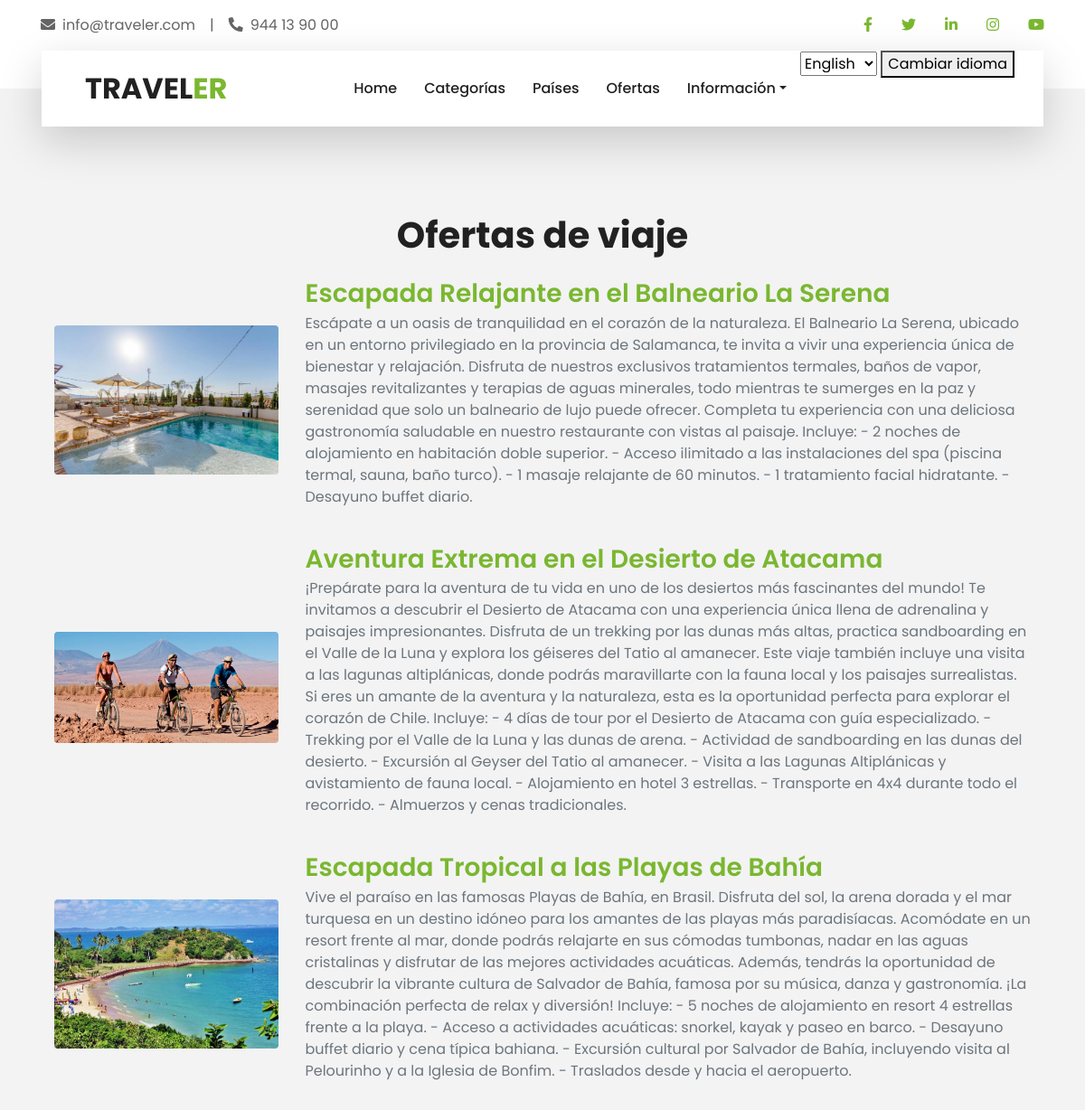
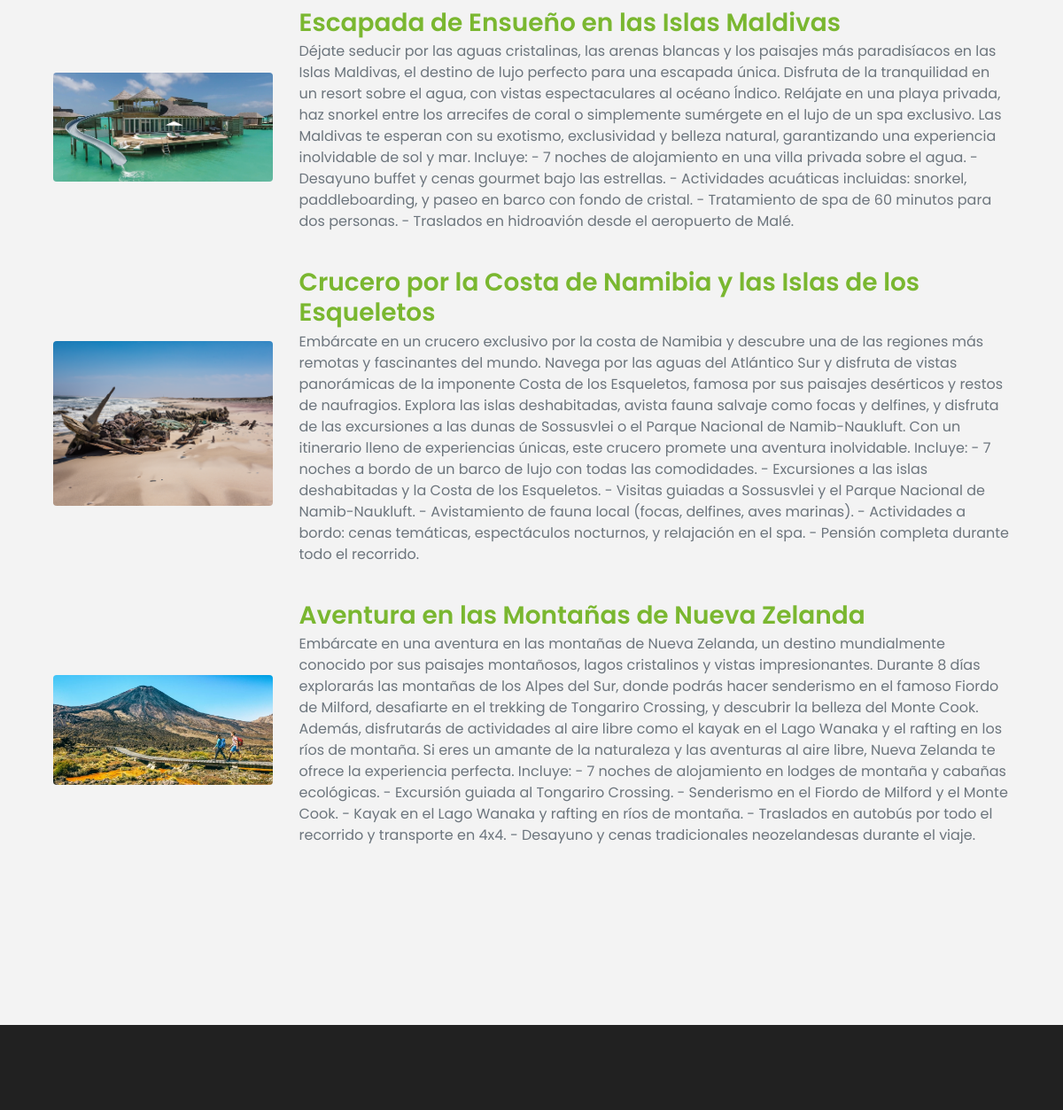
The page /es/ofertas/ on the database as committed earlier (2 pictures, top to bottom).
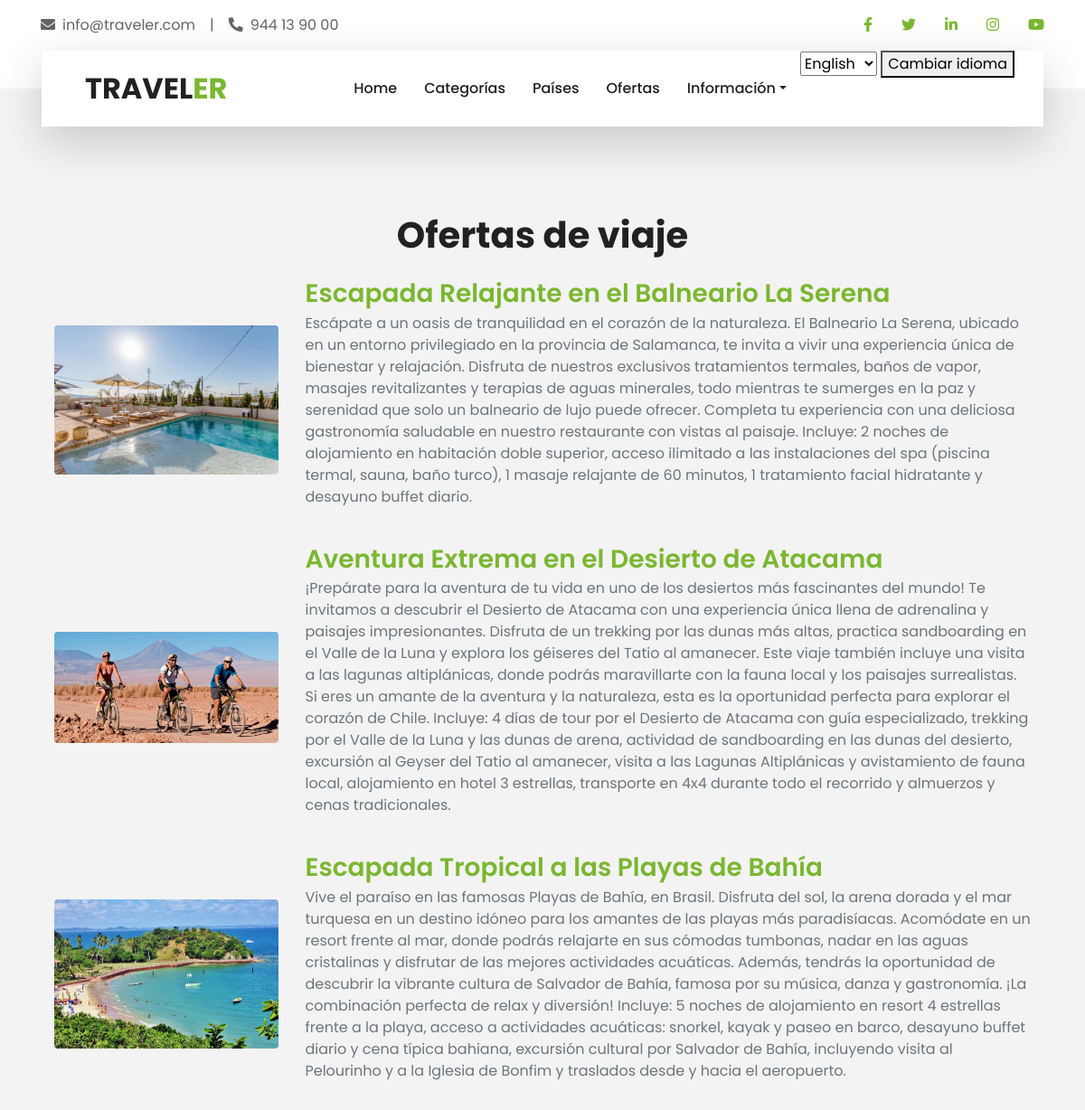
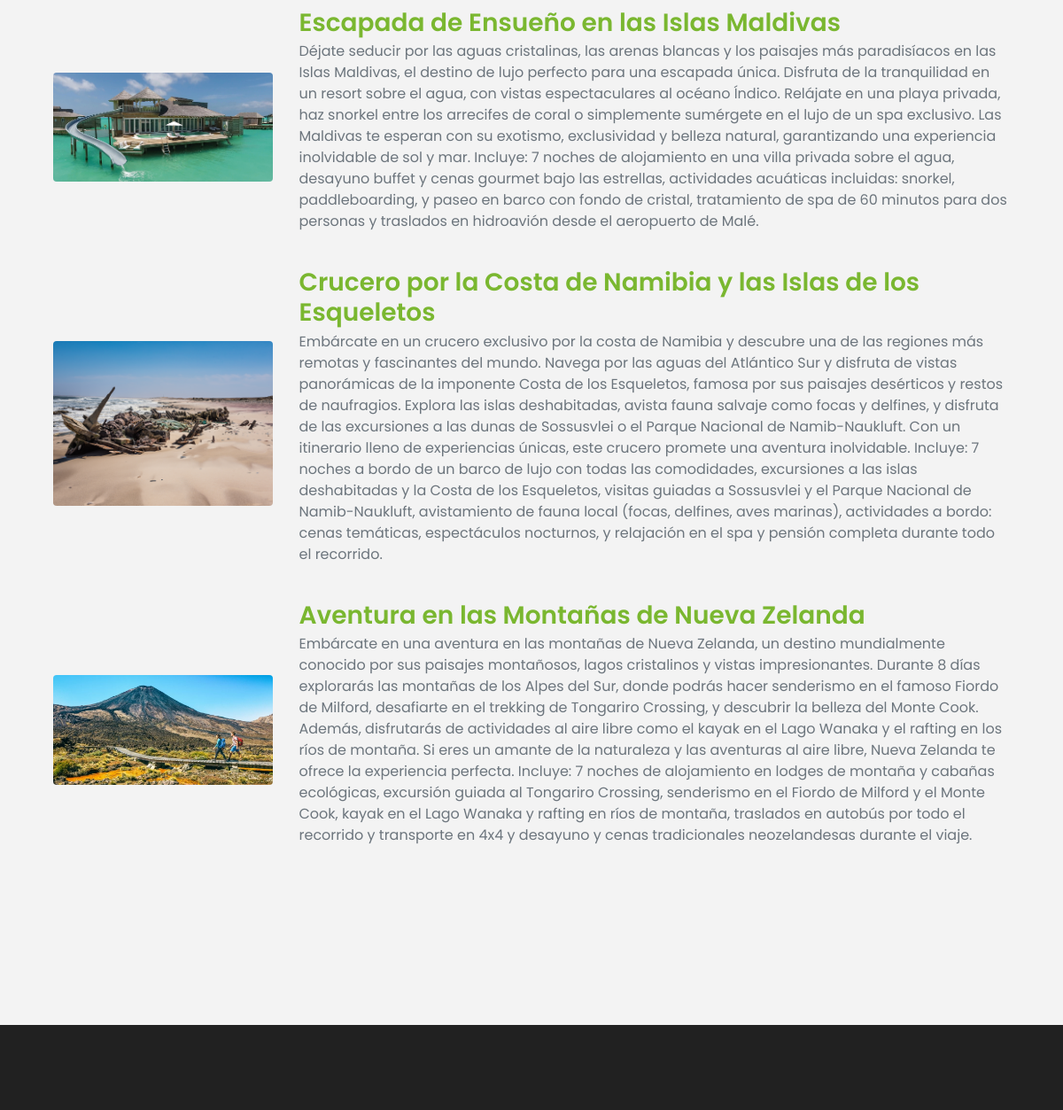
The same page on the database as committed later (2 pictures, top to bottom).
### travelOffersApp/models.py (models this page shows, shortened)
class Oferta(models.Model):
    id_oferta = models.AutoField(primary_key=True)
    nombre = models.CharField(max_length=200)
    descripcion = models.TextField()
    precio = models.DecimalField(max_digits=10, decimal_places=2)
    fecha_inicio = models.DateField()
    fecha_fin = models.DateField()
    pais = models.ForeignKey(Pais, on_delete=models.CASCADE, related_name='ofertas')
    categorias = models.ManyToManyField(Categoria, related_name='ofertas')
    disponible = models.BooleanField(default=True)
    image = models.ImageField(upload_to='travelOffersApp/static/img/', blank=True, null=True)

### travelOffersApp/views.py (the view)
# urls.py: path('ofertas/', views.OfertasView.as_view(), name='ofertas'),
class OfertasView(ListView):
    model = Oferta
    template_name = 'ofertas.html'
    context_object_name = 'ofertas'
    def get_context_data(self, **kwargs):
        context = super().get_context_data(**kwargs)
        context['titulo_ofertas'] = _("Todas las ofertas")
        return context

### travelOffersApp/templates/ofertas.html (shortened to what this page needs)
{% extends "base.html" %}
{% load static %}
{% load i18n %}
{% block content %}
    <div class="container my-5">
        <h1 class="text-center mb-4">
        </h1>
        <ul class="list-unstyled">
            {% for oferta in ofertas %}
                <li class="mb-4">
                    <div class="row align-items-center">
                        <div class="col-md-3">
                            <img alt="{% trans oferta.image.name %}" src="{% static oferta.image.name %}" class="img-fluid rounded">
                        </div>
                        <div class="col-md-9">
                            <h3 class="mb-1">
                                <a href="{% url 'oferta' oferta.id_oferta %}" class="text-primary">
                                    {% trans oferta.nombre %}
                                </a>
                            </h3>
                            <p class="text-muted">
                                {% trans oferta.descripcion %}
                            </p>
                        </div>
                    </div>
                </li>
            {% endfor %}
        </ul>
    </div>
{% endblock %}

### travelOffersApp/templates/base.html (shortened to what this page needs)
{% load static %}
{% load i18n %}
<!DOCTYPE html>
<html lang="es">
<head>
    <link href="https://cdnjs.cloudflare.com/ajax/libs/font-awesome/5.10.0/css/all.min.css" rel="stylesheet">
    <link href="{% static 'lib/owlcarousel/assets/owl.carousel.min.css' %}" rel="stylesheet">
    <link href="{% static 'lib/tempusdominus/css/tempusdominus-bootstrap-4.min.css' %}" rel="stylesheet">
    <link href="{% static 'css/style.css' %}" rel="stylesheet">
</head>
<body>
    <div class="container-fluid bg-light pt-3 d-none d-lg-block">
        <div class="container">
            <div class="row">
                <div class="col-lg-6 text-center text-lg-left mb-2 mb-lg-0">
                    <div class="d-inline-flex align-items-center">
                        <p><i class="fa fa-envelope mr-2"></i>{% blocktrans %}info@traveler.com{% endblocktrans %}</p>
                        <p class="text-body px-3">|</p>
                        <p><i class="fa fa-phone-alt mr-2"></i>{% blocktrans %}944 13 90 00{% endblocktrans %}</p>
                    </div>
                </div>
                <div class="col-lg-6 text-center text-lg-right">
                    <div class="d-inline-flex align-items-center">
                        <a class="text-primary px-3" href=""><i class="fab fa-facebook-f"></i></a>
                        <a class="text-primary px-3" href=""><i class="fab fa-twitter"></i></a>
                        <a class="text-primary px-3" href=""><i class="fab fa-linkedin-in"></i></a>
                        <a class="text-primary px-3" href=""><i class="fab fa-instagram"></i></a>
                        <a class="text-primary pl-3" href=""><i class="fab fa-youtube"></i></a>
                    </div>
                </div>
            </div>
        </div>
    </div>
    <div class="container-fluid position-relative nav-bar p-0">
        <div class="container-lg position-relative p-0 px-lg-3" style="z-index: 9;">
            <nav class="navbar navbar-expand-lg bg-light navbar-light shadow-lg py-3 py-lg-0 pl-3 pl-lg-5">
                <a href="{% url 'landing' %}" class="navbar-brand">
                    <h2 class="m-0 text-primary"><span class="text-dark">{% blocktrans %}TRAVEL{% endblocktrans %}</span>{% blocktrans %}ER{% endblocktrans %}</h2>
                </a>
                <div class="collapse navbar-collapse justify-content-between px-3" id="navbarCollapse">
                    <div class="navbar-nav ml-auto py-0">
                        <a href="{% url 'landing' %}" class="nav-item nav-link">{% blocktrans %}Home{% endblocktrans %}</a>
                        <a href="{% url 'categorias' %}" class="nav-item nav-link">{% blocktrans %}Categorías{% endblocktrans %}</a>
                        <a href="{% url 'paises' %}" class="nav-item nav-link">{% blocktrans %}Países{% endblocktrans %}</a>
                        <a href="{% url 'ofertas' %}" class="nav-item nav-link">{% blocktrans %}Ofertas{% endblocktrans %}</a>
                        <div class="nav-item dropdown">
                            <a href="#" class="nav-link dropdown-toggle" data-toggle="dropdown">{% blocktrans %}Información{% endblocktrans %}</a>
                        </div>
                        <form action="{% url 'set_language' %}" method="post">
                            <select name="language">
                                <option value="en" {% if LANGUAGE_CODE == 'en' %}selected{% endif %}>English</option>
                            </select>
                            <button type="submit">{% trans "Cambiar idioma" %}</button>
                        </form>
                    </div>
                </div>
            </nav>
        </div>
    </div>
    <div class="container-fluid py-5">
        <div class="container">
            {% block content %}{% endblock %}
        </div>
    </div>
    <div class="container-fluid bg-dark text-white-50 py-5 px-sm-3 px-lg-5" style="margin-top: 90px;">
    </div>
</body>
</html>

Rows that differ between the two databases and show on the page:
changed Oferta "Escapada Relajante en el Balneario La Serena": descripcion "…vistas al paisaje. Incluye: - 2 noches de alojamiento en habitación doble superior. - Acceso ilimitado a las instalaciones del spa (piscina termal, sauna, baño turco). - 1 masaje relajante de 60 minutos. - 1 tratamiento facial hidratante. - Desayuno buffet diario." → "…vistas al paisaje. Incluye: 2 noches de alojamiento en habitación doble superior, acceso ilimitado a las instalaciones del spa (piscina termal, sauna, baño turco), 1 masaje relajante de 60 minutos, 1 tratamiento facial hidratante y desayuno buffet diario."
changed Oferta "Aventura Extrema en el Desierto de Atacama": descripcion "…corazón de Chile. Incluye: - 4 días de tour por el Desierto de Atacama con guía especializado. - Trekking por el Valle de la Luna y las dunas de arena. - Actividad de sandboarding en las dunas del desierto. - Excursión al Geyser del Tatio al amanecer. - Visita a las Lagunas Altiplánicas y avistamiento de fauna local. - Alojamiento en hotel 3 estrellas. - Transporte en 4x4 durante todo el recorrido. - Almuerzos y cenas tradicionales." → "…corazón de Chile. Incluye: 4 días de tour por el Desierto de Atacama con guía especializado, trekking por el Valle de la Luna y las dunas de arena, actividad de sandboarding en las dunas del desierto, excursión al Geyser del Tatio al amanecer, visita a las Lagunas Altiplánicas y avistamiento de fauna local, alojamiento en hotel 3 estrellas, transporte en 4x4 durante todo el recorrido y almuerzos y cenas tradicionales."
changed Oferta "Escapada Tropical a las Playas de Bahía": descripcion "…relax y diversión! Incluye: - 5 noches de alojamiento en resort 4 estrellas frente a la playa. - Acceso a actividades acuáticas: snorkel, kayak y paseo en barco. - Desayuno buffet diario y cena típica bahiana. - Excursión cultural por Salvador de Bahía, incluyendo visita al Pelourinho y a la Iglesia de Bonfim. - Traslados desde y hacia el…" → "…relax y diversión! Incluye: 5 noches de alojamiento en resort 4 estrellas frente a la playa, acceso a actividades acuáticas: snorkel, kayak y paseo en barco, desayuno buffet diario y cena típica bahiana, excursión cultural por Salvador de Bahía, incluyendo visita al Pelourinho y a la Iglesia de Bonfim y traslados desde y hacia el…"
changed Oferta "Escapada de Ensueño en las Islas Maldivas": descripcion "…sol y mar. Incluye: - 7 noches de alojamiento en una villa privada sobre el agua. - Desayuno buffet y cenas gourmet bajo las estrellas. - Actividades acuáticas incluidas: snorkel, paddleboarding, y paseo en barco con fondo de cristal. - Tratamiento de spa de 60 minutos para dos personas. - Traslados en hidroavión desde el…" → "…sol y mar. Incluye: 7 noches de alojamiento en una villa privada sobre el agua, desayuno buffet y cenas gourmet bajo las estrellas, actividades acuáticas incluidas: snorkel, paddleboarding, y paseo en barco con fondo de cristal, tratamiento de spa de 60 minutos para dos personas y traslados en hidroavión desde el…"
changed Oferta "Crucero por la Costa de Namibia y las Islas de los Esqueletos": descripcion "…una aventura inolvidable. Incluye: - 7 noches a bordo de un barco de lujo con todas las comodidades. - Excursiones a las islas deshabitadas y la Costa de los Esqueletos. - Visitas guiadas a Sossusvlei y el Parque Nacional de Namib-Naukluft. - Avistamiento de fauna local (focas, delfines, aves marinas). - Actividades a bordo: cenas temáticas, espectáculos nocturnos, y relajación en el spa. - Pensión completa durante todo el…" → "…una aventura inolvidable. Incluye: 7 noches a bordo de un barco de lujo con todas las comodidades, excursiones a las islas deshabitadas y la Costa de los Esqueletos, visitas guiadas a Sossusvlei y el Parque Nacional de Namib-Naukluft, avistamiento de fauna local (focas, delfines, aves marinas), actividades a bordo: cenas temáticas, espectáculos nocturnos, y relajación en el spa y pensión completa durante todo el…"
changed Oferta "Aventura en las Montañas de Nueva Zelanda": descripcion "…la experiencia perfecta. Incluye: - 7 noches de alojamiento en lodges de montaña y cabañas ecológicas. - Excursión guiada al Tongariro Crossing. - Senderismo en el Fiordo de Milford y el Monte Cook. - Kayak en el Lago Wanaka y rafting en ríos de montaña. - Traslados en autobús por todo el recorrido y transporte en 4x4. - Desayuno y cenas tradicionales neozelandesas…" → "…la experiencia perfecta. Incluye: 7 noches de alojamiento en lodges de montaña y cabañas ecológicas, excursión guiada al Tongariro Crossing, senderismo en el Fiordo de Milford y el Monte Cook, kayak en el Lago Wanaka y rafting en ríos de montaña, traslados en autobús por todo el recorrido y transporte en 4x4 y desayuno y cenas tradicionales neozelandesas…"
